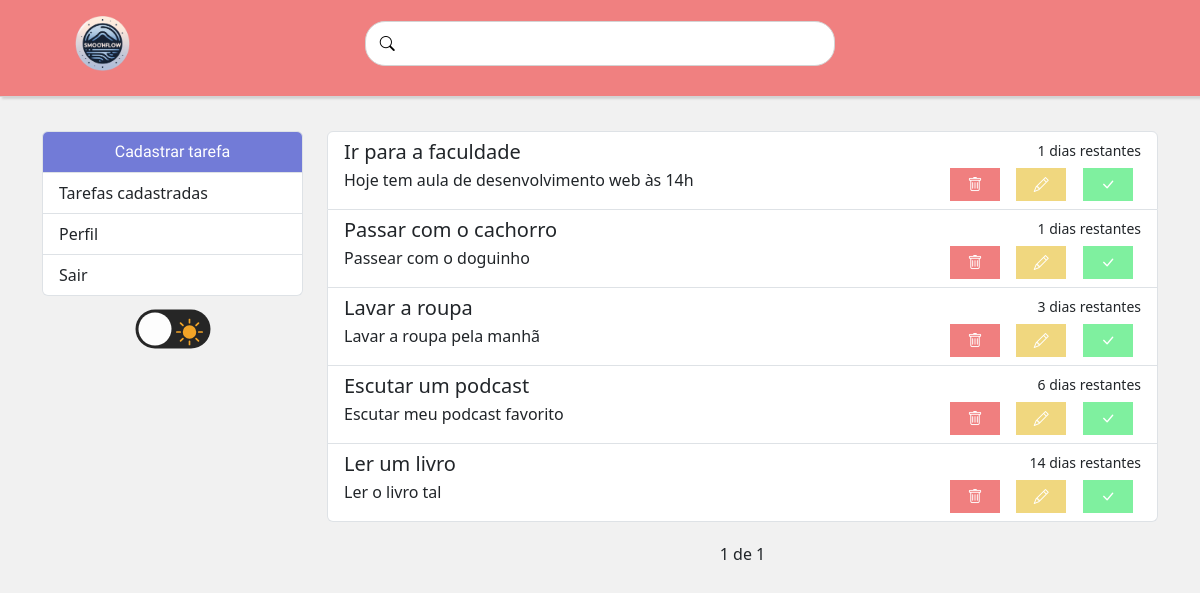
/tarefas/ (signed in), run on the app's committed database.
### tarefas/models.py (models this page shows, shortened)
class Tarefas(models.Model):
    STATUS=(
        ('doing', 'Doing'),
        ('done', 'Done'),
    )
    titulo = models.CharField(max_length=100, null=False, blank=False)
    descricao = models.CharField(max_length=150)
    done = models.CharField(
        max_length=5,
        choices=STATUS,
    )
    criado_em = models.DateField(auto_now_add=True, null=False, blank=False)
    atualizado_em = models.DateTimeField(auto_now=True)
    termino = models.DateField(null=False, blank=False)
    finalizado_em = models.DateField(null=True, blank=True)

### tarefas/views.py (the view, shortened to what this page needs)
# urls.py: 2. Add a URL to urlpatterns:  path('', views.home, name='home')
@login_required(login_url='/auth/login/')
def home(request):
    search = request.GET.get('search')
    if search:
        tarefas_lista = Tarefas.objects.filter(titulo__icontains=search, done='doing')
        paginator = Paginator(tarefas_lista, 5)
        page = request.GET.get('page')
        tarefas = paginator.get_page(page)
    else:
        tarefas_lista = Tarefas.objects.filter(done='doing').order_by('termino')
        paginator = Paginator(tarefas_lista, 5)
        page = request.GET.get('page')
        tarefas = paginator.get_page(page)
    return render(request, "tarefas/home.html", {"tarefas": tarefas})

### tarefas/templatetags/base64_encode.py (called while the page is built)
@register.filter
def base64_encode(value):
    return base64.b64encode(str(value).encode('utf-8')).decode('utf-8')

### tarefas/templates/tarefas/home.html (shortened to what this page needs)
{% extends "base.html" %}
{% load base64_encode %}
{% block content %}
<div class="col-md-9">
    {% if tarefas %}
        <ul class="list-group" id="item-tarefa">
            {% for tarefa in tarefas %}
                <li class="list-group-item lista-de-tarefas">
                    <div class="d-flex w-100 justify-content-between">
                        {% with encoded_id=tarefa.id|base64_encode %}
                            <h5 class="mb-1" >{{ tarefa.titulo }}</h5>
                        {% endwith %}
                        {% if tarefa.done == 'doing' %}
                            <small class="tempoRestante" data-termino="{{ tarefa.termino }}">{{ tarefa.termino }}</small>
                        {% else%}
                            <small class="tempoRestante">Tarefa concluida!</small>
                        {% endif %}
                    </div>
                    <div class="d-flex w-100 justify-content-between">
                        <p class="mb-1">{{ tarefa.descricao|default:"-" }}</p>
                        <div class="col-5 col-sm-4 col-lg-3 botoes-controle">
                            <a href="deleta/{{ tarefa.id }}" class="botao-deleta"><i class="bi bi-trash"></i></a>
                            <a href="edit/{{ tarefa.id }}" class="botao-atualiza"><i class="bi bi-pencil"></i></a>
                            <a href="mudastatus/{{ tarefa.id }}" class="botao-concluir"><i class="bi bi-check-lg"></i></a>
                        </div>
                    </div>
                </li>
            {% endfor %}
        </ul>
        <div class="pagina">
            <span class="step-list">
                <span class="sessaoAtual">
                    {{ tarefas.number }} de {{ tarefas.paginator.num_pages }}
                </span>
            </span>
        </div>
        {% else %}
            <p id="mesagemSemTarefas">Sem tarefas cadastradas</p>
    {% endif %}
</div>
{% endblock  %}

### tarefas/static/css/style.css (style rules this page uses)
* { padding: 0; margin: 0; }
.tema-claro { background-color: #f1f1f1; transition: background 0.2s linear; }
i { font-weight: 400; font-size: 15px; }
.botoes-controle { display: flex; flex-direction: row; justify-content: space-around; width: 20%; }
.botao-deleta { display: flex; background-color: #F07F7F; color: white; border: none; width: 25%; justify-content: center; align-items: center; }
.botao-atualiza { display: flex; background-color: #F0D77F; color: white; border: none; width: 25%; justify-content: center; align-items: center; }
.botao-concluir { display: flex; background-color: #7FF09F; color: white; border: none; width: 25%; justify-content: center; align-items: center; }
.pagina { margin-top: 20px; margin-bottom: 20px; display: flex; justify-content: center; align-items: center; }
@media (min-width: 720px ) and (max-width: 1350px) { .botoes-controle { width: 30%; height: 33px; } }

### data on the page
Tarefas: titulo "Ir para a faculdade", descricao "Hoje tem aula de desenvolvimento web às 14h"
Tarefas: titulo "Passar com o cachorro", descricao "Passear com o doguinho"
Tarefas: titulo "Lavar a roupa", descricao "Lavar a roupa pela manhã"
Tarefas: titulo "Escutar um podcast", descricao "Escutar meu podcast favorito"
Tarefas: titulo "Ler um livro", descricao "Ler o livro tal"

### other printed values
{{ tarefas.number }} "1"
{{ tarefas.paginator.num_pages }} "1"
